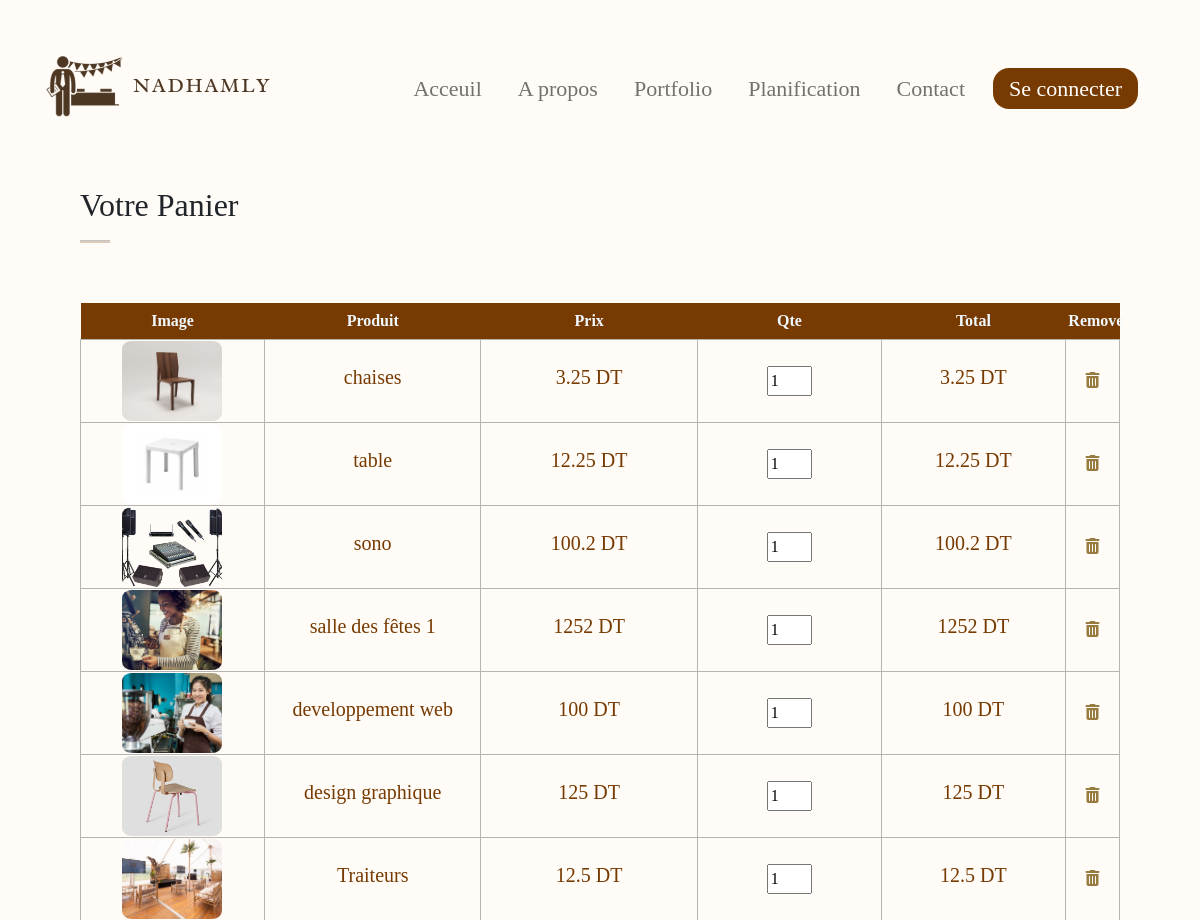
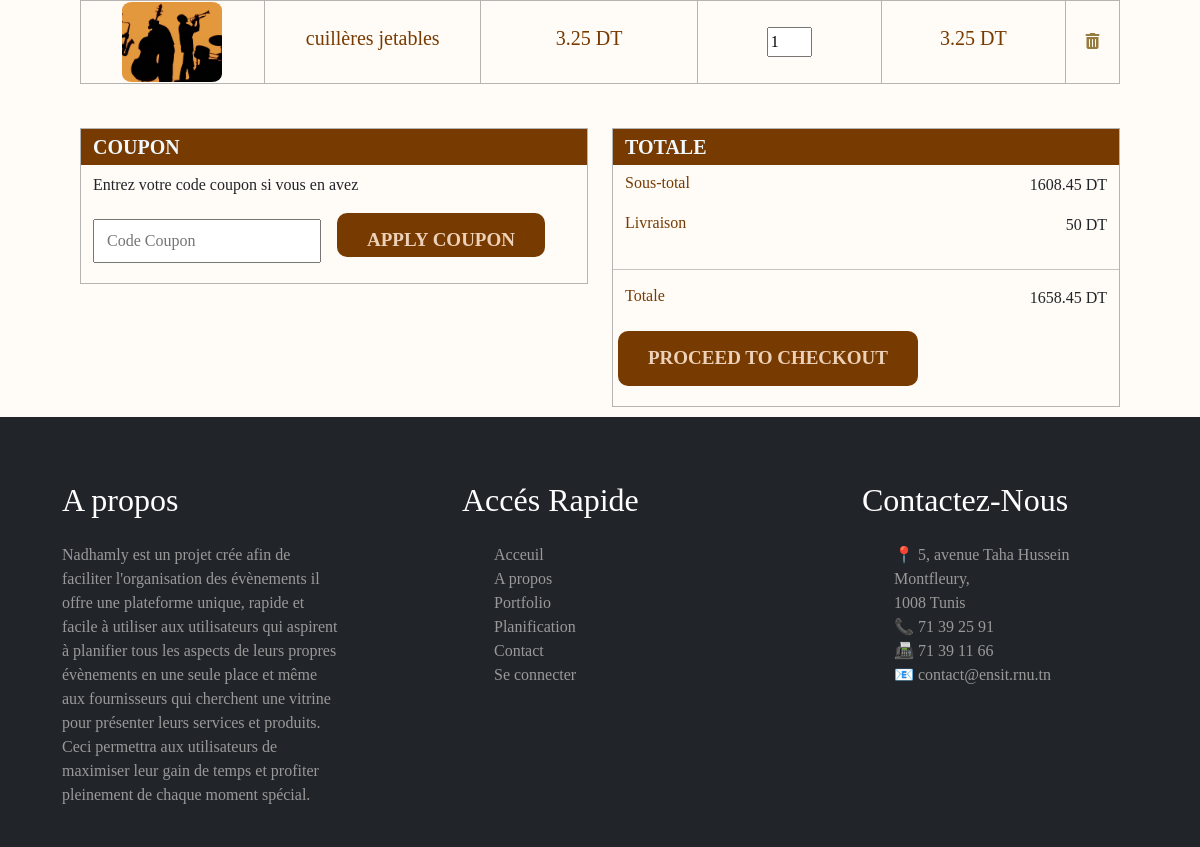
The app's page /panier_ancien.php with its own data (2 pictures, top to bottom).
### tables this page shows
CREATE TABLE `articles` (
  `id` varchar(15) NOT NULL,
  `libelle` varchar(30) NOT NULL,
  `description` varchar(300) NOT NULL,
  `nombre` int(11) NOT NULL,
  `prix` float NOT NULL,
  `image1` varchar(100) DEFAULT 'images/default/image_default.png',
  `image2` varchar(100) DEFAULT 'images/default/image_default.png',
  `image3` varchar(100) DEFAULT 'images/default/image_default.png',
  `categorie` varchar(20) NOT NULL,
  `dispo` int(11) NOT NULL DEFAULT 1,
  `motif` varchar(9) NOT NULL,
  `id_frs` int(11) NOT NULL
);

### panier_ancien.php (the view, shortened to what this page needs)
<?php
$conn = mysqli_connect('localhost', 'root', '', 'event_app_planner') or die('Connexion à la base de donnée impossible!');
function fetchArticles($conn)
{
  $query = "SELECT id, libelle, prix, image1 FROM articles";
  $result = mysqli_query($conn, $query);
  $articles = [];
  while ($row = mysqli_fetch_assoc($result)) {
    $articles[] = $row;
  }
  return $articles;
}
$articles = fetchArticles($conn);
function calculateTotal($price, $quantity)
{
  return $price * $quantity;
}
$initialSubtotal = 0;
foreach ($articles as $article) {
  $initialSubtotal += $article['prix'];
}
$shipping = 50;
$initialTotal = $initialSubtotal + $shipping;
?>
<!DOCTYPE html>
<html lang="en">
<head>
  <link href="https://cdn.jsdelivr.net/npm/bootstrap@5.2.1/dist/css/bootstrap.min.css" rel="stylesheet">
  <link rel="stylesheet" href="https://pro.fontawesome.com/releases/v5.10.0/css/all.css">
  <link rel="stylesheet" href="css/index.css" type="text/css">
  <link rel="stylesheet" href="css/panier.css" type="text/css">
  <link rel="stylesheet" href="css/dropdown.css" type="text/css">
</head>
<body>
    <nav class="navbar navbar-expand-lg bg-transparent">
        <div class="container-fluid">
          <a class="navbar-brand" href="index.html"><img src="images/logo.png" alt="logo Nadhamly"></a>
          <div class="sidebar offcanvas offcanvas-start" tabindex="-1" id="offcanvasNavbar" aria-labelledby="offcanvasNavbarLabel">
            <div class="offcanvas-body">
              <ul class="navbar-nav justify-content-end align-items-center flex-grow-1 pe-3">
                <li class="nav-item">
                  <a class="nav-link  fontradley bold" aria-current="page" href="index.php">Acceuil</a>
                </li>
                <li class="nav-item">
                  <a class="nav-link  fontradley bold" href="Apropos.php">A propos</a>
                </li>
                <li class="nav-item">
                    <a class="nav-link  fontradley bold" href="portfolio.php">Portfolio</a>
                  </li>
                  <li class="nav-item fontradley">
                    <a class="nav-link  bold" href="planification.php">Planification</a>
                  </li>
                  <li class="nav-item">
                    <a class="nav-link fontradley  bold" href="contact.php">Contact</a>
                  </li>
                  <li class="nav-item">
                  <?php if(isset($_SESSION["utilisateur"])) { ?>
                         <div class="profile-dropdown">
          <div  onclick="toggle()" class="profile-img" id="image-container">
          <?php if (!empty($pdp)) { ?>
                <img src="<?php echo $pdp; ?>" style="border-radius: 50%; overflow: hidden; width: 55px; height: 55px; object-fit: cover;" id="profile-image">
            <?php } else { ?>
                <img src="images/defaultpdp.jpg" alt="Default Profile Picture" style="border-radius: 50%; overflow: hidden; width: 75px; height: 75px; object-fit: cover;" id="profile-image">
            <?php } ?>
          </div>
        <ul class="profile-dropdown-list" style="list-style-type: none;padding:0;z-index:30;">
          <li class="profile-dropdown-list-item">
            <a href="profile.php">
              <i class="fa-regular fa-user"></i>
              <?php $username= $_SESSION["utilisateur"];
              echo $username;
              ?>
            </a>
          </li>
          <li class="profile-dropdown-list-item">
            <a href="equipes.php">
            <i class="ri-user-add-fill"></i>
              Rejoindre des équipes
            </a>
          </li>
          <li class="profile-dropdown-list-item">
            <a href="demandes.php">
              <i class="fa-solid fa-chart-line"></i>
              Demandes de partenariat
            </a>
          </li>
          <li class="profile-dropdown-list-item">
            <a href="recherche.php">
              <i class="fa-solid fa-search"></i>
              Rechercher
            </a>
          </li>
          <li class="profile-dropdown-list-item">
            <a href="#">
              <i class="fa-regular fa-circle-question"></i>
              Aide et contact
            </a>
          </li>
          <li class="profile-dropdown-list-item">
            <a href="#">
              <i class="fa-solid fa-arrow-right-from-bracket"></i>
              <?php if(isset($_SESSION["utilisateur"])) { ?>
                    <form method="post">
                        <button type="submit" name="logout" class="btn btn-link text-black fontradley button-reset">Déconnexion</button>
                    </form>
                    <?php } else { ?>
                    <a class="nav-link text-white px-3 py-1 rounded-4 fontradley navbtn" href="login.php">Se connecter</a>
                <?php } ?>
            </a>
          </li>
        </ul>
      </div>
                <?php } else { ?>
                    <a class="nav-link text-white px-3 py-1 rounded-4 fontradley navbtn" href="login.php">Se connecter</a>
                <?php } ?>
                  </li>
              </ul>
            </div>
          </div>
        </div>
      </nav>
  <section id="blog-home" class=" container">
    <h2 class="font-weight-bold ">Votre Panier</h2>
    <hr>
  </section>
  <section id="cart-container" class="container my-4">
    <table width="100%">
      <thead>
        <tr>
          <td>Image</td>
          <td>Produit</td>
          <td>Prix</td>
          <td>Qte</td>
          <td>Total</td>
          <td>Remove</td>
        </tr>
      </thead>
      <tbody>
        <?php foreach ($articles as $article) { ?>
          <tr>
            <td>
              <img class="img-tab" src="<?php echo $article['image1']; ?>" width="70%" alt="placegolder">
            </td>
            <td>
              <h5><?php echo $article['libelle']; ?></h5>
            </td>
            <td>
              <h5><?php echo $article['prix']; ?> DT</h5>
            </td>
            <td>
              <input class="w-25 pl-1 quantity" value="1" type="number" min="1" data-price="<?php echo $article['prix']; ?>">
            </td>
            <td>
              <h5 class="total"><?php echo calculateTotal($article['prix'], 1); ?> DT</h5>
            </td>
            <td>
              <a href="#">
                <i class="fas fa-trash-alt"></i>
              </a>
            </td>
          </tr>
        <?php } ?>
      </tbody>
    </table>
  </section>
  <section id="cart-bottom" class="container">
    <div class="row">
      <div class="coupon col-lg-6 col-md-6 col-12 mb-4">
        <div>
          <h5>COUPON</h5>
          <p>Entrez votre code coupon si vous en avez</p>
          <input type="text" placeholder="Code Coupon">
          <button>Apply coupon</button>
        </div>
      </div>
      <div class="total col-lg-6 col-md-6 col-12">
        <div>
          <h5>TOTALE</h5>
          <div class="d-flex justify-content-between">
            <h6>Sous-total</h6>
            <p id="subtotal"><?php echo $initialSubtotal; ?> DT</p>
          </div>
          <div class="d-flex justify-content-between">
            <h6>Livraison</h6>
            <p>50 DT</p>
          </div>
          <hr class="second-hr">
          <div class="d-flex justify-content-between">
            <h6>Totale</h6>
            <p id="total"><?php echo $initialTotal; ?> DT</p>
          </div>
          <button class="ml-auto">Proceed to checkout</button>
        </div>
      </div>
    </div>
  </section>
  <footer class="bg-dark pt-5 pb-4">
    <div class="container-fluid">
      <div class="row  text-white">
        <div class="col-md-3 col-lg-3 col-sm-1 mx-auto mt-3">
          <h2 style="font-family:'Times New Roman', Times, serif;font-weight: 500;">A propos</h2>
        </div>
        <div class="col-md-3 col-lg-3 col-sm-1 mx-auto mt-3">
          <h2 style="font-family: 'Times New Roman', Times, serif;font-weight: 500;">Accés Rapide</h2>
        </div>
        <div class="col-md-3 col-lg-3 col-sm-1 mx-auto mt-3">
          <h2 style="font-family: 'Times New Roman', Times, serif;font-weight: 500;">Contactez-Nous</h2>
        </div>
      </div>
      <div class="row greytext">
        <div class="col-md-3 col-lg-3 col-sm-1 mx-auto mt-3">
          <p style="font-family:'Times New Roman', Times, serif;"> Nadhamly est un projet crée afin de faciliter l'organisation des évènements il offre une plateforme unique, rapide et facile à utiliser aux utilisateurs qui aspirent à planifier tous les aspects de leurs propres évènements en une seule place et même aux fournisseurs qui cherchent une vitrine pour présenter leurs services et produits. Ceci permettra aux utilisateurs de maximiser leur gain de temps et profiter pleinement de chaque moment spécial.
          </p>
        </div>
        <div class="col-md-3 col-lg-3 col-sm-1 mx-auto mt-3">
          <ul>
            <li><a href="index.html">Acceuil</a></li>
            <li><a href="#">A propos</a></li>
            <li><a href="portfolio.html">Portfolio</a></li>
            <li><a href="planification.html">Planification</a></li>
            <li><a href="contact.html">Contact</a></li>
            <li><a href="login.html">Se connecter</a></li>
          </ul>
        </div>
        <div class="col-md-3 col-lg-3 col-sm-1 mx-auto mt-3">
          <ul class="coordonnées">
            <li align="left">&#128205; <a href="https://maps.app.goo.gl/zLKkJNBrgjAyrBT1A">5, avenue Taha Hussein Montfleury,<br /> 1008 Tunis</a></li>
            <li align="left">&#128222; <a href="tel:216 71 39 25 91">71 39 25 91</a></li>
            <li align="left">&#128224; <a href="tel:216 71 39 11 66"> 71 39 11 66</a></li>
            <li align="left">&#128231; <a href="mailto:contact@ensit.rnu.tn">contact@ensit.rnu.tn</a></li>
          </ul>
        </div>
      </div>
    </div>
  </footer>
</body>
</html>

### css/index.css (style rules this page uses)
:root { --bg-color:#fffbf7; --text-noir:black; --text-bleu:blue; --text-marron:#773a00; --marron-int:#351a02; --marron-clair:#ffe8d4dd; --footer-color:#999; --bronze:#977b3f; --white:#fff }
body { font-family: "Radley"; background-color: var(--bg-color); }
.fontradley { font-family: 'Radley'; }
.bold { font-weight: 500; }
.nav-link { font-size: 22px; margin-left: 10px; margin-right: 10px; }
.navbar-nav .nav-link { transition: all .50s ease; }
.navbar { padding-left: 2%; padding-right: 2%; }
.offcanvas-body { align-items: center; justify-content: center; }
.navbtn { background-color: var(--text-marron); cursor: pointer; transition: all 0.3s ease 0s; }
.greytext { color: var(--footer-color); }
footer a { color: var(--footer-color); text-decoration: none; transition: color 0.5s ease; }
footer li { list-style: none; }
.container { width:90%; margin: 0 auto; padding: 10px 20px; }
@media screen and (min-width:768px) { section { padding: 1em 9em; } }
@media screen and (min-width:992px) { section { padding: 1em; } }
hr { background: var(--text-marron); background-color: var(--text-marron); width:30px; height: 3px; }
button { font-size: 0.8rem; font-weight: 700; outline: none; border:none; background-color: #1d1d1d; color:aliceblue; padding: 13px 30px; cursor: pointer; text-transform: uppercase; transition: 0.3s ease; }

### css/panier.css (style rules this page uses)
#cart-container { overflow-x: auto; }
#cart-container table { border-collapse: collapse; width:100%; table-layout: fixed; white-space: nowrap; }
#cart-container table thead { font-weight: 700; }
#cart-container table thead td { color: aliceblue; background: #773a00; border:none; padding: 6px 3px; }
#cart-container table td { border: 1px solid #b6b3b3; text-align: center; }
#cart-container table td:nth-child(1) { width: 170px; }
#cart-container table td:nth-child(2) { width: 200px; }
#cart-container table td:nth-child(3) { width: 200px; }
#cart-container table td:nth-child(4) { width: 170px; }
#cart-container table td:nth-child(5) { width: 170px; }
#cart-container table td:nth-child(6) { width: 50px; }
#cart-container table tbody img { border-radius: 10%; width: 100px; height: 80px; object-fit:cover; }
#cart-container table tbody i { color: #977b3f; }
button { display: inline-block; color: var(--marron-clair); font-size: 19px; background-color: var(--text-marron); text-decoration: none; border-radius: 10px; margin-top: 15px; transition: .3s ease; cursor: pointer; opacity: 1; transition: 0.3s all; }
h5 { color: var(--text-marron); text-decoration: none; transition: color 0.5s ease; }
#cart-bottom .coupon>div, #cart-bottom .total>div { border: 1px solid #b6b3b3; }
#cart-bottom .coupon h5, #cart-bottom .total h5 { color: aliceblue; background: #773a00; border:none; padding: 6px 12px; font-weight: 700; }
#cart-bottom .coupon p, #cart-bottom .coupon input { padding: 0 12px; }
#cart-bottom .coupon input, #cart-bottom .coupon button { height: 44px; margin: 0 0 20px 12px; }
#cart-bottom .total div>div { padding: 0 12px; }
#cart-bottom .total h6 { color: #773a00; }
.second-hr { background: #b8b7b3; width:100%; height:1px; }
#cart-bottom .total div>button { margin: 5px 12px 20px 5px; display: flex; justify-content: flex-end; }

### css/dropdown.css (style rules this page uses)
:root { --primary: #eeeeee; --secondary: #773a00; --secondary-light: #ffefe0; --secondary-light-2: rgb(127, 183, 126, 0.1); --white: #fff; --black: #393e46; --shadow: 0px 2px 8px 0px var(--secondary-light); }

### records on screen
articles: image1 (picture), libelle "chaises", prix "3.25"
articles: image1 (picture), libelle "table", prix "12.25"
articles: image1 (picture), libelle "sono", prix "100.2"
articles: image1 (picture), libelle "salle des fêtes 1", prix "1252"
articles: image1 (picture), libelle "developpement web", prix "100"
articles: image1 (picture), libelle "design graphique", prix "125"
articles: image1 (picture), libelle "Traiteurs", prix "12.5"
articles: image1 (picture), libelle "cuillères jetables", prix "3.25"

### other values on screen
$initialSubtotal "1608.45"
$initialTotal "1658.45"
